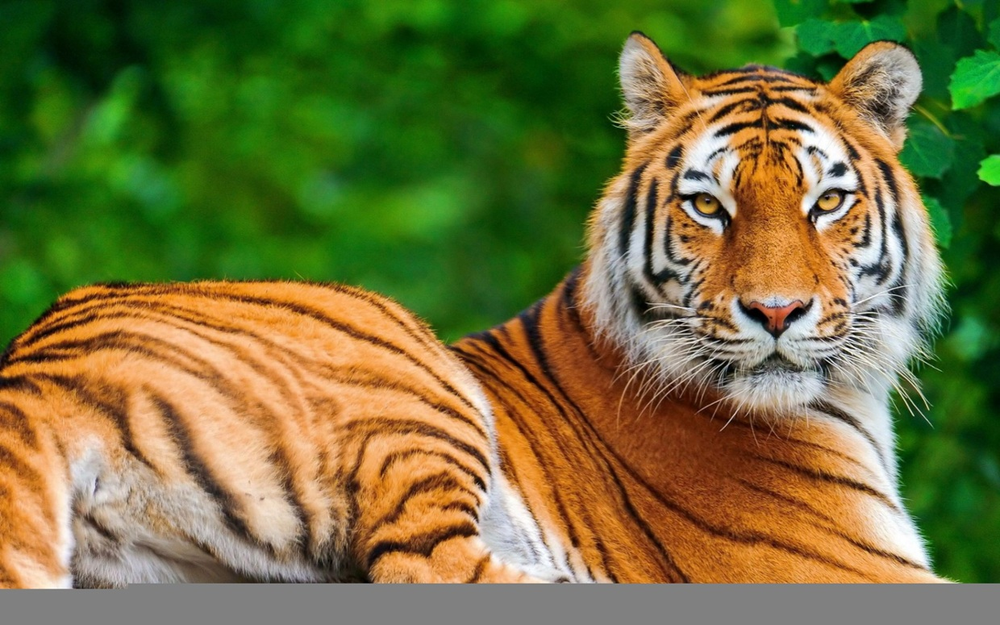
%> input picture tiger.png, 1000 x 625 px, shrunk from 1240 x 775 before the run
$ octave 'Dilation of Image.m'   (GNU Octave 9; MATLAB toolbox functions it lacks are replaced by stand-ins)
%> lines starting %> are read from the running program, lines starting %| are printed output that depends on the picture; in (x1, y1, x2, y2) boxes, pixels count from 0 and x2, y2 are one past the last pixel; in counts of white or black regions, pixels touching at a corner belong together; the program's own positions count from 1
pkg load image
Img=imread("F:/My programs/DIP/tiger.png");
%> Img is the input picture: size 625x1000x3 uint8; mean R, G, B 113.8, 114, 60.3
subplot(221);
imshow(Img);
title('Original Image');

cnvrt=uint8(Img);
bw=im2bw(cnvrt);
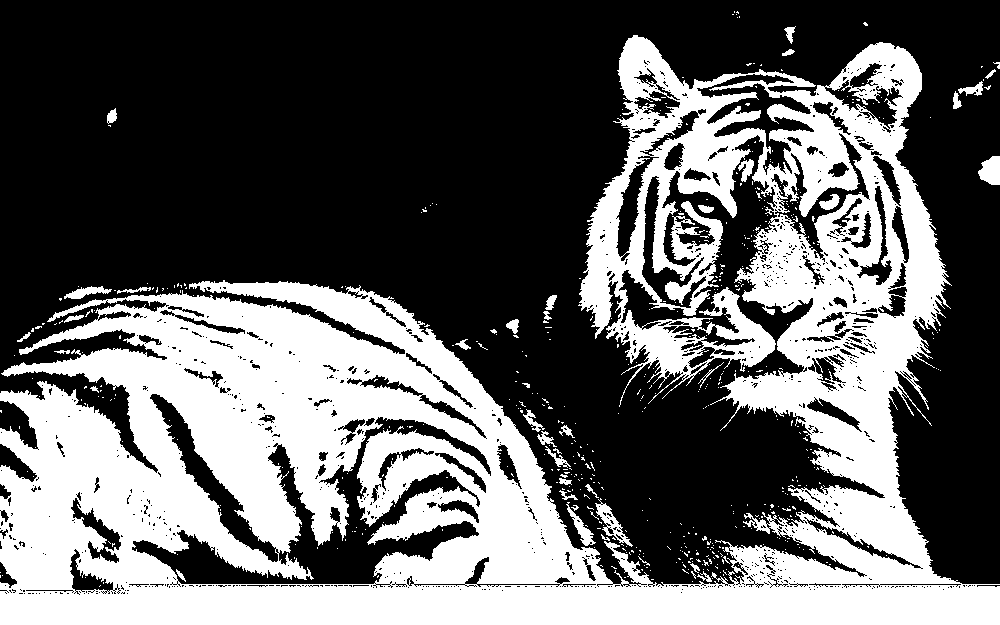
%> bw: size 625x1000 logical; 39% white; 555 white regions (515 under 20 px), largest, box (x1, y1, x2, y2) and area: (0, 35, 1000, 625) 237618, (978, 156, 1000, 185) 482, (595, 498, 633, 547) 478
copy=double(bw);
subplot(222);
imshow(copy);

filter=[0,2,0;1,1,1;0,1,0];
filter=strel("square",3);
erodeimg=imerode(copy,filter);
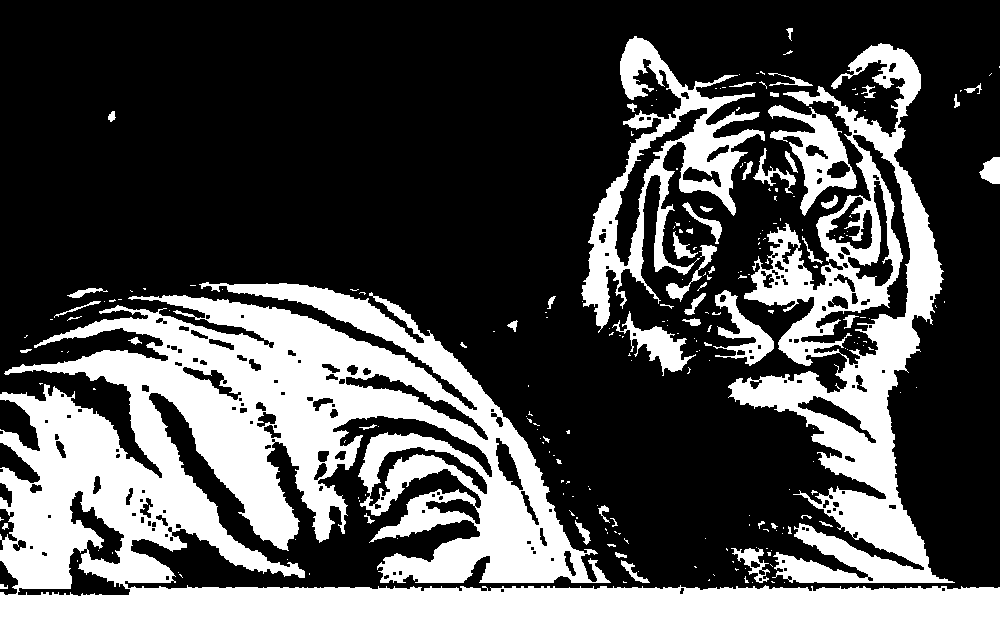
%> erodeimg: size 625x1000 double; values 0 (black) and 1 (white), 31.5% white; 239 white regions (183 under 20 px), largest, box (x1, y1, x2, y2) and area: (0, 282, 1000, 625) 131768, (728, 43, 955, 583) 38853, (581, 36, 765, 333) 13452
subplot(223);
imshow(erodeimg);

dilaeteimg=imdilate(erodeimg,filter);
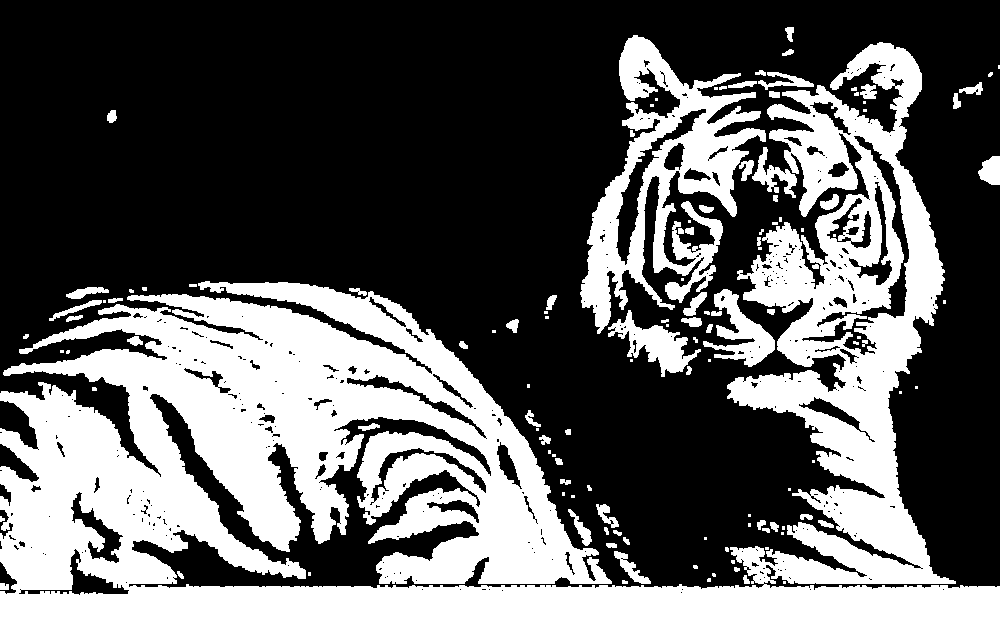
%> dilaeteimg: size 625x1000 double; values 0 (black) and 1 (white), 36.9% white; 127 white regions (54 under 20 px), largest, box (x1, y1, x2, y2) and area: (0, 42, 1000, 625) 199205, (580, 35, 766, 334) 19383, (703, 289, 775, 367) 2260
subplot(224);
imshow(dilaeteimg);
